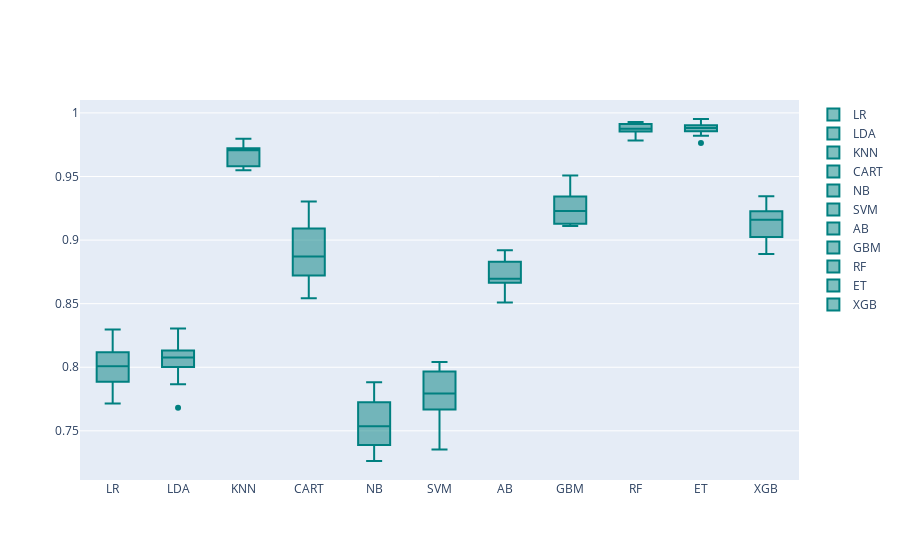

Notebook code for this chart:
### Code cell
models = GetBasedModel()
names,results = BasedLine2(X_train, y_train,models)
PlotBoxR().PlotResult(names,results)

### Figure 1 — Plotly figure (JSON) as saved in the notebook; plotly's stock layout.template omitted (floating-point values rounded to 4 significant figures)
{"data": [{"marker": {"color": "rgb(0, 128, 128)"}, "name": "LR", "type": "box", "y": [0.7887, 0.797, 0.8064, 0.7714, 0.7905, 0.8046, 0.8296, 0.8119, 0.8193, 0.7834]}, {"marker": {"color": "rgb(0, 128, 128)"}, "name": "LDA", "type": "box", "y": [0.806, 0.8092, 0.8003, 0.7681, 0.8031, 0.8108, 0.8306, 0.8131, 0.8241, 0.7866]}, {"marker": {"color": "rgb(0, 128, 128)"}, "name": "KNN", "type": "box", "y": [0.9723, 0.9719, 0.9549, 0.9737, 0.9581, 0.97, 0.9713, 0.9571, 0.9796, 0.9643]}, {"marker": {"color": "rgb(0, 128, 128)"}, "name": "CART", "type": "box", "y": [0.9043, 0.9242, 0.8722, 0.8544, 0.8811, 0.9304, 0.9091, 0.8677, 0.893, 0.8804]}, {"marker": {"color": "rgb(0, 128, 128)"}, "name": "NB", "type": "box", "y": [0.7442, 0.7516, 0.771, 0.7557, 0.7355, 0.739, 0.7882, 0.7776, 0.7725, 0.7263]}, {"marker": {"color": "rgb(0, 128, 128)"}, "name": "SVM", "type": "box", "y": [0.801, 0.7718, 0.7419, 0.7354, 0.7727, 0.7905, 0.8041, 0.7862, 0.7966, 0.7668]}, {"marker": {"color": "rgb(0, 128, 128)"}, "name": "AB", "type": "box", "y": [0.8664, 0.8736, 0.8829, 0.8677, 0.8699, 0.8692, 0.8838, 0.8528, 0.8919, 0.8509]}, {"marker": {"color": "rgb(0, 128, 128)"}, "name": "GBM", "type": "box", "y": [0.9333, 0.9116, 0.9146, 0.9129, 0.9343, 0.9307, 0.9508, 0.9111, 0.9372, 0.9151]}, {"marker": {"color": "rgb(0, 128, 128)"}, "name": "RF", "type": "box", "y": [0.9869, 0.9878, 0.9843, 0.9855, 0.9923, 0.9784, 0.9874, 0.9929, 0.9912, 0.9876]}, {"marker": {"color": "rgb(0, 128, 128)"}, "name": "ET", "type": "box", "y": [0.9856, 0.9936, 0.988, 0.9883, 0.988, 0.9763, 0.9903, 0.99, 0.9952, 0.982]}, {"marker": {"color": "rgb(0, 128, 128)"}, "name": "XGB", "type": "box", "y": [0.9228, 0.9155, 0.9013, 0.9063, 0.9189, 0.9164, 0.9344, 0.889, 0.9342, 0.9023]}], "layout": {}}
